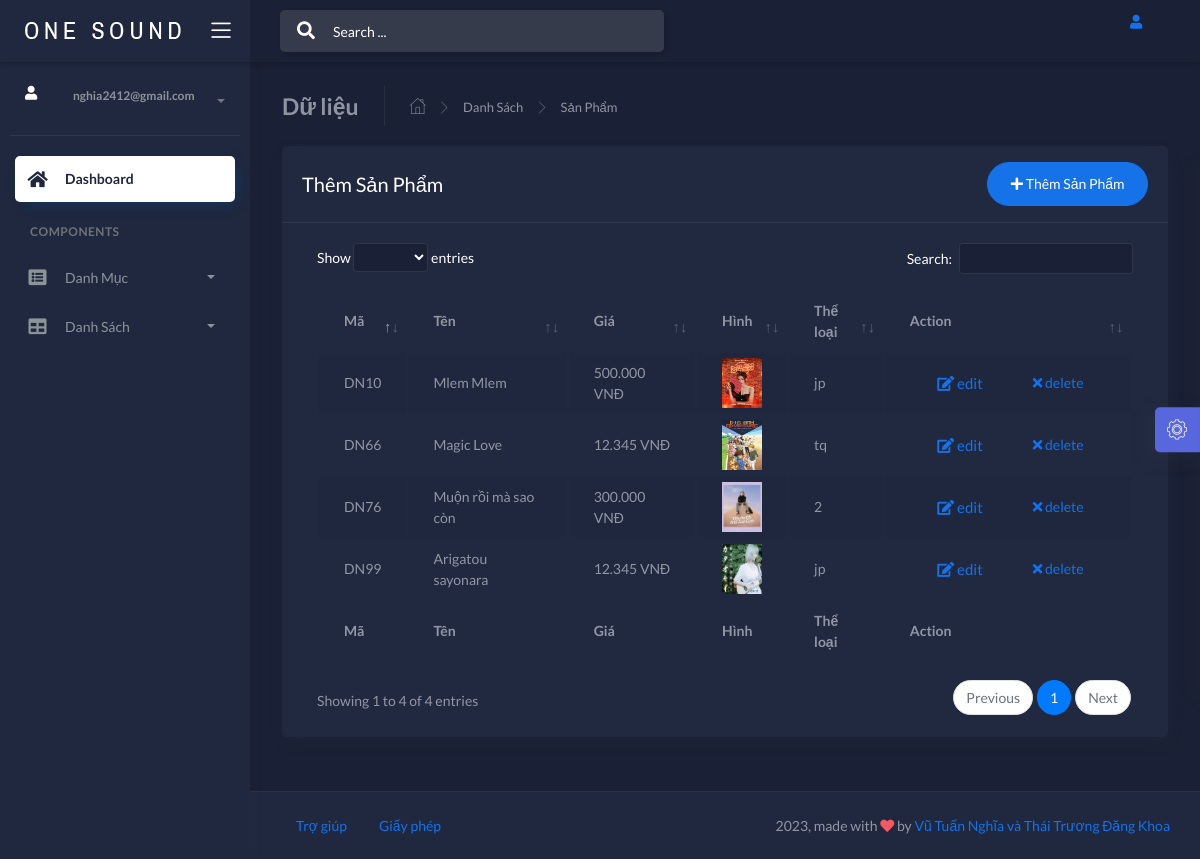
The page /1/1/admin/index.php?controller=sanphamcontroller&action=index (signed in) on the database its author committed.
### tables this page shows
CREATE TABLE IF NOT EXISTS `dianhac` (
  `id_dianhac` varchar(50) NOT NULL,
  `tendianhac` varchar(50) NOT NULL,
  `mota` text NOT NULL,
  `gia` int(10) NOT NULL,
  `hinh` varchar(50) NOT NULL,
  `id_theloai` varchar(50) NOT NULL,
  PRIMARY KEY (`id_dianhac`),
  KEY `id_theloai` (`id_theloai`)
);

### 1/1/admin/models/Db.php (called while the page is built, shortened)
<?php
class Db {
    protected static $pdo;
    function __construct()
    {
        self::$pdo= new PDO('mysql:host='. HOST .';dbname='.DB , USER  , PW );
        self::$pdo->query('set names utf8' );
    }
    protected function selectQuery($sql, $arr=[])
    {
        $stm = self::$pdo->prepare($sql);
        $stm->execute($arr);
        return $stm->fetchAll(PDO::FETCH_ASSOC);
    }
}
?>

### 1/1/admin/models/sanphammodel.php (called while the page is built, shortened)
<?php
class sanphammodel extends Db{
	function all()
	{
		return $this->selectQuery('select * from dianhac');
	}
}
?>

### 1/1/admin/utiltien.php (called while the page is built)
<?php
function chuyentien($gia){
	return number_format($gia ,0,",",".") . " VNĐ";
}
?>

### 1/1/admin/views/sanpham/sanpham.php (the view, shortened to what this page needs)
<!DOCTYPE html>
<html lang="en">
    <?php include './views/layouts/headerpage.php' ?>
<body data-background-color="dark">
    <div class="wrapper">
        <div class="main-header">
            <?php include './views/layouts/logoheader.php'?>
            <?php include './views/layouts/navbarpage.php'?>
        </div>
        <?php include './views/layouts/sidebarmenu.php' ?>
        <div class="main-panel">
            <div class="content">
            <div class="page-inner">
    <div class="page-header">
        <h4 class="page-title">Dữ liệu</h4>
            <ul class="breadcrumbs">
                <li class="nav-home">
                    <a href="#">
                        <i class="flaticon-home"></i>
                    </a>
                </li>
                <li class="separator">
                    <i class="flaticon-right-arrow"></i>
                </li>
                <li class="nav-item">
                    <a href="#">Danh Sách</a>
                </li>
                <li class="separator">
                    <i class="flaticon-right-arrow"></i>
                </li>
                <li class="nav-item">
                    <a href="#">Sản Phẩm</a>
                </li>
            </ul>
    </div>
        <div class="row">
                        <div class="col-md-12">
                            <div class="card">
                                <div class="card-header">
                                    <div class="d-flex align-items-center">
                                        <h4 class="card-title">Thêm Sản Phẩm</h4>
                                        <button class="btn btn-primary btn-round ml-auto" data-toggle="modal" data-target="#addRowModal">
                                            <i class="fa fa-plus"></i>
                                            Thêm Sản Phẩm
                                        </button>
                                    </div>
                                </div>
                                <div class="card-body">
                                    <div class="table-responsive">
                                        <table id="add-row" class="display table table-striped table-hover" >
                                            <thead>
                                                <tr>
                                                    <th>Mã</th>
                                                    <th>Tên</th>
                                                    <th>Giá</th>
                                                    <th>Hình</th>
                                                    <th>Thể loại</th>
                                                    <th style="width: 10%">Action</th>
                                                </tr>
                                            </thead>
                                            <tfoot>
                                                <tr>
                                                    <th>Mã</th>
                                                    <th>Tên</th>
                                                    <th>Giá</th>
                                                    <th>Hình</th>
                                                    <th>Thể loại</th>
                                                    <th>Action</th>
                                                </tr>
                                            </tfoot>
                                            <tbody>
                                                    <?php
                                                    foreach ($data as $tl) {
                                                    ?>
                                                    <tr>
                                                        <td><?php echo $tl['id_dianhac']?></td>
                                                        <td><?php echo $tl['tendianhac']?></td>
                                                        <td><?php echo chuyentien($tl['gia'])?></td>
                                                        <td><img src="views/assets/img/<?php echo $tl['hinh']?>" style="height: 50px; width: 40px;"></td>
                                                        <td><?php echo $tl['id_theloai']?></td>
                                                        <td>
                                                            <div class="form-button-action">
                                                                <button type="button" title="" class="btn btn-link btn-primary btn-lg" data-original-title="Edit Task"><a href="index.php?controller=sanphamcontroller&action=sua&id=<?php echo $tl['id_dianhac']?>">
                                                                    <i class="fa fa-edit"></i> edit
                                                                </button></a>
                                                                <button type="submit" data-toggle="tooltip" title="" class="btn btn-link btn-danger" data-original-title="Remove"><a href="index.php?controller=sanphamcontroller&action=delete&id=<?php echo $tl['id_dianhac']?>">
                                                                <i class="fa fa-times"></i> delete</a>
                                                                </button>
                                                            </div>
                                                        </td>
                                                    </tr>
                                                    <?php
                                                    }
                                                    ?>
                                            </tbody>
                                        </table>
                                    </div>
                                </div>
                            </div>
                        </div>
                    </div>
</div>
            </div>
            <?php include'./views/layouts/footerpage.php'?>
        </div>
        <div class="custom-template">
            <div class="custom-toggle">
                <i class="flaticon-settings"></i>
            </div>
        </div>
    </div>
</body>
</html>

### 1/1/admin/index.php (shortened to what this page needs)
<?php
include './utiltien.php';
?>
<?php
    $c = isset($_GET['controller'])?$_GET['controller']:'dangnhapcontroller';
    if ($c=='sanphamcontroller')
    {
        include './controllers/sanphamcontroller.php';
    }
?>

### 1/1/admin/controllers/sanphamcontroller.php (shortened to what this page needs)
<?php
$action =isset($_GET['action'])?$_GET['action']:'index';
$sanpham = new sanphammodel();
if ($action=='index')
{
    $data =$sanpham->all();
    include './views/sanpham/sanpham.php';
}

### 1/1/admin/views/layouts/headerpage.php (shortened to what this page needs)
<head>
	<link rel="stylesheet" href="./views/assets/css/bootstrap.min.css">
	<link rel="stylesheet" href="./views/assets/css/atlantis.min.css">
	<link rel="stylesheet" href="./views/assets/css/demo.css">
</head>

### 1/1/admin/views/layouts/logoheader.php (shortened to what this page needs)
<div class="logo-header" data-background-color="dark2">
				<a href="" class="logo">
					<img src="./views/assets/img/logo.png" alt="navbar brand" class="navbar-brand">
				</a>
				<div class="nav-toggle">
					<button class="btn btn-toggle toggle-sidebar">
						<i class="icon-menu"></i>
					</button>
			    </div>
</div>

### 1/1/admin/views/layouts/navbarpage.php (shortened to what this page needs)
<nav class="navbar navbar-header navbar-expand-lg" data-background-color="dark">
				<div class="container-fluid">
					<div class="collapse" id="search-nav">
						<form class="navbar-left navbar-form nav-search mr-md-3">
							<div class="input-group">
								<div class="input-group-prepend">
									<button type="submit" class="btn btn-search pr-1">
										<i class="fa fa-search search-icon"></i>
									</button>
								</div>
								<input type="text" placeholder="Search ..." class="form-control">
							</div>
						</form>
					</div>
					<ul class="navbar-nav topbar-nav ml-md-auto align-items-center">
						<li class="nav-item dropdown hidden-caret">
							<a class="dropdown-toggle profile-pic" data-toggle="dropdown" href="#" aria-expanded="false">
								<div class="avatar-sm">
									<i class="fas fa-user"></i>
								</div>
							</a>
						</li>
					</ul>
				</div>
			</nav>

### 1/1/admin/views/layouts/sidebarmenu.php (shortened to what this page needs)
<div class="sidebar sidebar-style-2" data-background-color="dark2">
			<div class="sidebar-wrapper scrollbar scrollbar-inner">
				<div class="sidebar-content">
					<div class="user">
						<div class="avatar-sm float-left mr-2">
							<i class="fas fa-user"></i>
						</div>
						<div class="info">
							<a data-toggle="collapse" href="#collapseExample" aria-expanded="true">
								<span>
									<span class="user-level"><?php echo $_SESSION['email1']?></span>
									<span class="caret"></span>
								</span>
							</a>
							<div class="clearfix"></div>
						</div>
					</div>
					<ul class="nav nav-primary">
						<li class="nav-item active">
							<a href="index.php?controller=sanphamcontroller">
								<i class="fas fa-home"></i>
								<p>Dashboard</p>
							</a>
						</li>
						<li class="nav-section">
							<h4 class="text-section">Components</h4>
						</li>
						<li class="nav-item">
							<a data-toggle="collapse" href="#sidebarLayouts">
								<i class="fas fa-list-alt"></i>
								<p>Danh Mục</p>
								<span class="caret"></span>
							</a>
						</li>
						<li class="nav-item">
							<a data-toggle="collapse" href="#tables">
								<i class="fas fa-table"></i>
								<p>Danh Sách</p>
								<span class="caret"></span>
							</a>
						</li>
					</ul>
				</div>
			</div>
		</div>

### 1/1/admin/views/layouts/footerpage.php
<footer class="footer">
				<div class="container-fluid">
					<nav class="pull-left">
						<ul class="nav">
							<li class="nav-item">
								<a class="nav-link" href="#">
									Trợ giúp
								</a>
							</li>
							<li class="nav-item">
								<a class="nav-link" href="#">
									Giấy phép
								</a>
							</li>
						</ul>
					</nav>
					<div class="copyright ml-auto">
						<?php $today = date("Y"); echo $today;?>, made with <i class="fa fa-heart heart text-danger"></i> by <a href="">Vũ Tuấn Nghĩa và Thái Trương Đăng Khoa</a>
					</div>
				</div>
			</footer>

### 1/1/admin/views/assets/css/demo.css (style rules this page uses)
.custom-template { position: fixed; top: 50%; transform: translateY(-50%); right: -325px; width: 325px; height: max-content; display: block; z-index: 1; background: #ffffff; transition: all .3s; z-index: 1003; box-shadow: -1px 1px 20px rgba(69, 65, 78, 0.15); border-top-left-radius: 5px; border-bottom-left-radius: 5px; transition: all .5s; }
.custom-template .custom-toggle { position: absolute; width: 45px; height: 45px; background: rgb(88, 103, 221); top: 50%; left: -45px; transform: translateY(-50%); display: flex; align-items: center; justify-content: center; text-align: center; border-top-left-radius: 5px; border-bottom-left-radius: 5px; border-right: 1px solid #177dff; cursor: pointer; color: #ffffff; box-shadow: -5px 5px 20px rgba(69, 65, 78, 0.21); }
.custom-template .custom-toggle i { font-size: 20px; animation: 1.3s spin linear infinite; }

### rows shown on the page
dianhac: id_dianhac "DN10", tendianhac "Mlem Mlem", gia "500.000 VNĐ", hinh (picture), id_theloai "jp"
dianhac: id_dianhac "DN66", tendianhac "Magic Love", gia "12.345 VNĐ", hinh (picture), id_theloai "tq"
dianhac: id_dianhac "DN76", tendianhac "Muộn rồi mà sao còn", gia "300.000 VNĐ", hinh (picture), id_theloai "2"
dianhac: id_dianhac "DN99", tendianhac "Arigatou sayonara", gia "12.345 VNĐ", hinh (picture), id_theloai "jp"

### other values the page prints
$_SESSION['email1'] "nghia2412@gmail.com"
